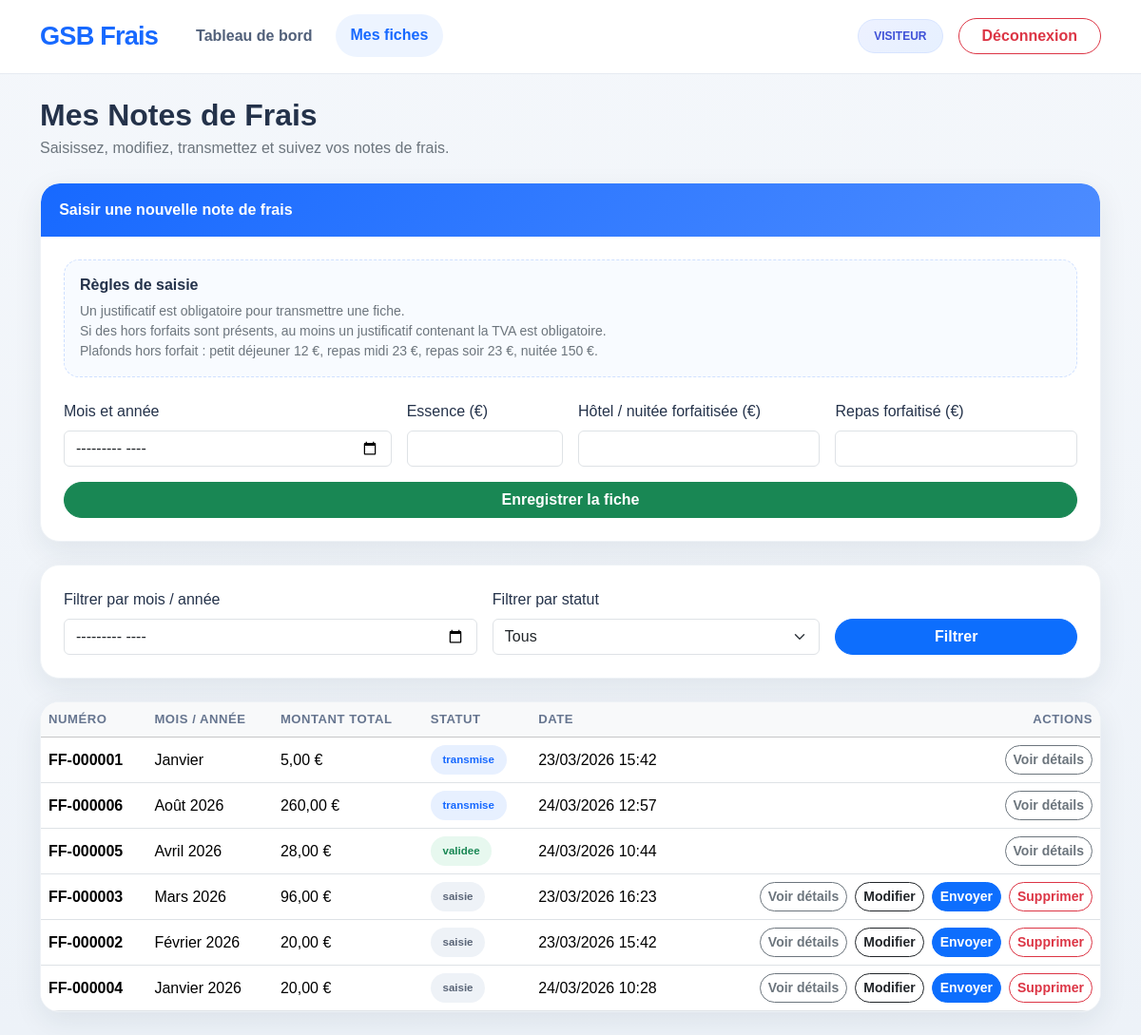
The app's page /visiteur.php (signed in) with its own data.
### tables this page shows
CREATE TABLE `fiches_frais` (
  `id` int(11) NOT NULL,
  `numero_fiche` varchar(20) NOT NULL,
  `id_utilisateur` int(11) NOT NULL,
  `mois` varchar(20) NOT NULL,
  `montant_total` decimal(10,2) NOT NULL DEFAULT 0.00,
  `statut` enum('saisie','transmise','validee','refusee') NOT NULL DEFAULT 'saisie',
  `commentaire_visiteur` text DEFAULT NULL,
  `commentaire_comptable` text DEFAULT NULL,
  `date_creation` datetime NOT NULL DEFAULT current_timestamp(),
  `date_modification` datetime NOT NULL DEFAULT current_timestamp() ON UPDATE current_timestamp()
);

### controleurs/VisiteurControleur.php (called while the page is built, shortened)
<?php
require_once __DIR__ . '/../configuration/bootstrap.php';
require_once __DIR__ . '/../modeles/FicheRepository.php';
class VisiteurControleur
{
    private FicheRepository $ficheRepository;
    public function __construct()
    {
        $this->ficheRepository = new FicheRepository();
    }
    public function afficherListe(): void
    {
        $idUtilisateur = (int)$_SESSION['utilisateur']['id'];
        $filtreMois = trim($_GET['mois'] ?? '');
        $filtreStatut = trim($_GET['statut'] ?? '');
        $ficheEnModification = null;
        $valeursFormulaire = [
            'id' => '',
            'mois' => '',
            'frais_essence' => '',
            'frais_hotel' => '',
            'frais_resto' => '',
        ];
        $fiches = $this->ficheRepository->getFichesVisiteur(
            $idUtilisateur,
            $filtreMois !== '' ? $filtreMois : null,
            $filtreStatut !== '' ? $filtreStatut : null
        );
        require __DIR__ . '/../vues/visiteur/liste.php';
    }
}

### public/visiteur.php (called while the page is built, shortened)
<?php
require_once __DIR__ . '/../configuration/bootstrap.php';
require_once __DIR__ . '/../controleurs/VisiteurControleur.php';
$controleur = new VisiteurControleur();
$controleur->afficherListe();

### configuration/bootstrap.php (called while the page is built, shortened)
<?php
require_once __DIR__ . '/database.php';
if (!function_exists('e')) {
    function e(?string $valeur): string
    {
        return htmlspecialchars((string)$valeur, ENT_QUOTES, 'UTF-8');
    }
}
if (!function_exists('formaterMoisAnnee')) {
    function formaterMoisAnnee(?string $valeur): string
    {
        if (preg_match('/^\d{4}-\d{2}$/', $valeur)) {
            $date = DateTime::createFromFormat('Y-m', $valeur);
            if ($date) {
                $mois = [
                    'January' => 'janvier',
                    'February' => 'février',
                    'March' => 'mars',
                    'April' => 'avril',
                    'May' => 'mai',
                    'June' => 'juin',
                    'July' => 'juillet',
                    'August' => 'août',
                    'September' => 'septembre',
                    'October' => 'octobre',
                    'November' => 'novembre',
                    'December' => 'décembre',
                ];
                $nomMoisAnglais = $date->format('F');
                $nomMoisFrancais = $mois[$nomMoisAnglais] ?? $nomMoisAnglais;
                return ucfirst($nomMoisFrancais) . ' ' . $date->format('Y');
            }
        }
        return $valeur;
    }
}

### configuration/database.php (called while the page is built)
<?php
class Database
{
    private static ?PDO $instance = null;
    public static function getConnexion(): PDO
    {
        if (self::$instance === null) {
            self::$instance = new PDO(
                'mysql:host=localhost;dbname=gsb_frais_poo;charset=utf8mb4',
                'root',
                '',
                [
                    PDO::ATTR_ERRMODE => PDO::ERRMODE_EXCEPTION,
                    PDO::ATTR_DEFAULT_FETCH_MODE => PDO::FETCH_ASSOC
                ]
            );
        }
        return self::$instance;
    }
}

### modeles/FicheRepository.php (called while the page is built, shortened)
<?php
require_once __DIR__ . '/../configuration/bootstrap.php';
class FicheRepository
{
    private PDO $bdd;
    public function __construct()
    {
        $this->bdd = Database::getConnexion();
    }
    public function getFichesVisiteur(int $idUtilisateur, ?string $mois = null, ?string $statut = null): array
    {
        $requete = '
            SELECT *
            FROM fiches_frais
            WHERE id_utilisateur = ?
        ';
        $parametres = [$idUtilisateur];
        $requete .= ' ORDER BY mois DESC, id DESC';
        $sql = $this->bdd->prepare($requete);
        $sql->execute($parametres);
        return $sql->fetchAll(PDO::FETCH_ASSOC);
    }
}

### vues/visiteur/liste.php (the view, shortened to what this page needs)
<?php
include __DIR__ . '/../squelette/header.php';
?>
<div class="d-flex justify-content-between align-items-center mb-4">
    <div>
        <h1 class="h2 fw-bold mb-1">Mes Notes de Frais</h1>
        <p class="text-secondary mb-0">Saisissez, modifiez, transmettez et suivez vos notes de frais.</p>
    </div>
</div>
<div class="bloc-page overflow-hidden mb-4">
    <div class="entete-carte-bleue">
        <?= !empty($ficheEnModification) ? 'Modifier une note de frais' : 'Saisir une nouvelle note de frais' ?>
    </div>
    <div class="p-4">
        <div class="info-plafond mb-4">
            <h2 class="h6 fw-bold mb-2">Règles de saisie</h2>
            <div class="small text-secondary">
                Un justificatif est obligatoire pour transmettre une fiche.
                <br>Si des hors forfaits sont présents, au moins un justificatif contenant la TVA est obligatoire.
                <br>Plafonds hors forfait : petit déjeuner 12 €, repas midi 23 €, repas soir 23 €, nuitée 150 €.
            </div>
        </div>
        <form method="POST" class="row g-3 align-items-end">
            <div class="col-12 col-md-4">
                <label class="form-label">Mois et année</label>
                <input
                    type="month"
                    name="mois"
                    class="form-control"
                    value="<?= e((string)$valeursFormulaire['mois']) ?>"
                    required>
            </div>
            <div class="col-6 col-md-2">
                <label class="form-label">Essence (€)</label>
                <input
                    type="number"
                    step="0.01"
                    min="0"
                    name="frais_essence"
                    class="form-control"
                    value="<?= e((string)$valeursFormulaire['frais_essence']) ?>">
            </div>
            <div class="col-6 col-md-3">
                <label class="form-label">Hôtel / nuitée forfaitisée (€)</label>
                <input
                    type="number"
                    step="0.01"
                    min="0"
                    name="frais_hotel"
                    class="form-control"
                    value="<?= e((string)$valeursFormulaire['frais_hotel']) ?>">
            </div>
            <div class="col-6 col-md-3">
                <label class="form-label">Repas forfaitisé (€)</label>
                <input
                    type="number"
                    step="0.01"
                    min="0"
                    name="frais_resto"
                    class="form-control"
                    value="<?= e((string)$valeursFormulaire['frais_resto']) ?>">
            </div>
            <div class="col-12 d-grid">
                <button type="submit" name="enregistrer_fiche" class="btn btn-success btn-arrondi">
                    <?= !empty($ficheEnModification) ? 'Modifier la fiche' : 'Enregistrer la fiche' ?>
                </button>
            </div>
        </form>
    </div>
</div>
<div class="bloc-page p-4 mb-4">
    <form method="GET" class="row g-3 align-items-end">
        <div class="col-md-5">
            <label class="form-label">Filtrer par mois / année</label>
            <input type="month" name="mois" class="form-control" value="<?= e($filtreMois) ?>">
        </div>
        <div class="col-md-4">
            <label class="form-label">Filtrer par statut</label>
            <select name="statut" class="form-select">
                <option value="">Tous</option>
            </select>
        </div>
        <div class="col-md-3 d-grid">
            <button class="btn btn-primary btn-arrondi">Filtrer</button>
        </div>
    </form>
</div>
<div class="bloc-page overflow-hidden">
    <div class="table-responsive">
        <table class="table table-hover align-middle mb-0">
            <thead class="table-light">
                <tr>
                    <th>Numéro</th>
                    <th>Mois / année</th>
                    <th>Montant total</th>
                    <th>Statut</th>
                    <th>Date</th>
                    <th class="text-end">Actions</th>
                </tr>
            </thead>
            <tbody>
                <?php foreach ($fiches as $fiche): ?>
                    <?php
                    $classeBadge = match ($fiche['statut']) {
                        'transmise' => 'badge-transmise',
                        'validee' => 'badge-validee',
                        'refusee' => 'badge-refusee',
                        default => 'badge-saisie'
                    };
                    ?>
                    <tr>
                        <td class="fw-semibold"><?= e($fiche['numero_fiche']) ?></td>
                        <td><?= e(formaterMoisAnnee($fiche['mois'])) ?></td>
                        <td><?= number_format((float)$fiche['montant_total'], 2, ',', ' ') ?> €</td>
                        <td>
                            <span class="badge-statut <?= $classeBadge ?>">
                                <?= e($fiche['statut']) ?>
                            </span>
                        </td>
                        <td><?= e(date('d/m/Y H:i', strtotime($fiche['date_modification']))) ?></td>
                        <td class="text-end">
                            <div class="d-flex justify-content-end flex-wrap gap-2">
                                <a href="<?= APP_BASE_URL ?>/public/synthese.php?id=<?= (int)$fiche['id'] ?>" class="btn btn-outline-secondary btn-sm btn-arrondi">
                                    Voir détails
                                </a>
                                <?php if (in_array($fiche['statut'], ['saisie', 'refusee'], true)): ?>
                                    <a href="<?= APP_BASE_URL ?>/public/visiteur.php?modifier=<?= (int)$fiche['id'] ?>" class="btn btn-outline-dark btn-sm btn-arrondi">
                                        Modifier
                                    </a>
                                    <form method="POST">
                                        <button type="submit" name="transmettre_fiche" class="btn btn-primary btn-sm btn-arrondi">
                                            Envoyer
                                        </button>
                                    </form>
                                    <form method="POST" onsubmit="return confirm('Supprimer cette fiche ?');">
                                        <button type="submit" name="supprimer_fiche" class="btn btn-outline-danger btn-sm btn-arrondi">
                                            Supprimer
                                        </button>
                                    </form>
                                <?php endif; ?>
                            </div>
                        </td>
                    </tr>
                <?php endforeach; ?>
            </tbody>
        </table>
    </div>
</div>
<?php include __DIR__ . '/../squelette/footer.php'; ?>

### vues/squelette/header.php (style rules this page uses)
body { background: linear-gradient(180deg, #f4f7fb 0%, #edf2f8 100%); font-family: Arial, Helvetica, sans-serif; color: #24324a; }
.bloc-page { background: #ffffff; border-radius: 20px; box-shadow: 0 10px 30px rgba(31, 45, 61, 0.08); border: 1px solid #eef2f6; }
.entete-carte-bleue { background: linear-gradient(135deg, #1769ff, #4d8cff); color: #ffffff; border-radius: 20px 20px 0 0; padding: 1rem 1.2rem; font-weight: 700; }
.badge-statut { border-radius: 999px; padding: 0.42rem 0.8rem; font-size: 0.72rem; font-weight: 800; display: inline-flex; align-items: center; gap: 0.35rem; }
.badge-saisie { background: #eef2f7; color: #5b6678; }
.badge-transmise { background: #e7f0ff; color: #1769ff; }
.badge-validee { background: #e7f8ef; color: #198754; }
.btn-arrondi { border-radius: 999px; font-weight: 700; }
.info-plafond { background: #f8fbff; border: 1px dashed #cfe0ff; border-radius: 16px; padding: 1rem; }
.table thead th { font-size: 0.82rem; text-transform: uppercase; letter-spacing: 0.04em; color: #66758f; }

### records on screen
fiches_frais: numero_fiche "FF-000001", mois "Janvier", montant_total "5,00", statut "transmise", date_modification "23/03/2026 15:42"
fiches_frais: numero_fiche "FF-000006", mois "Août 2026", montant_total "260,00", statut "transmise", date_modification "24/03/2026 12:57"
fiches_frais: numero_fiche "FF-000005", mois "Avril 2026", montant_total "28,00", statut "validee", date_modification "24/03/2026 10:44"
fiches_frais: numero_fiche "FF-000003", mois "Mars 2026", montant_total "96,00", statut "saisie", date_modification "23/03/2026 16:23"
fiches_frais: numero_fiche "FF-000002", mois "Février 2026", montant_total "20,00", statut "saisie", date_modification "23/03/2026 15:42"
fiches_frais: numero_fiche "FF-000004", mois "Janvier 2026", montant_total "20,00", statut "saisie", date_modification "24/03/2026 10:28"

### other values on screen
$roleSession "VISITEUR"
